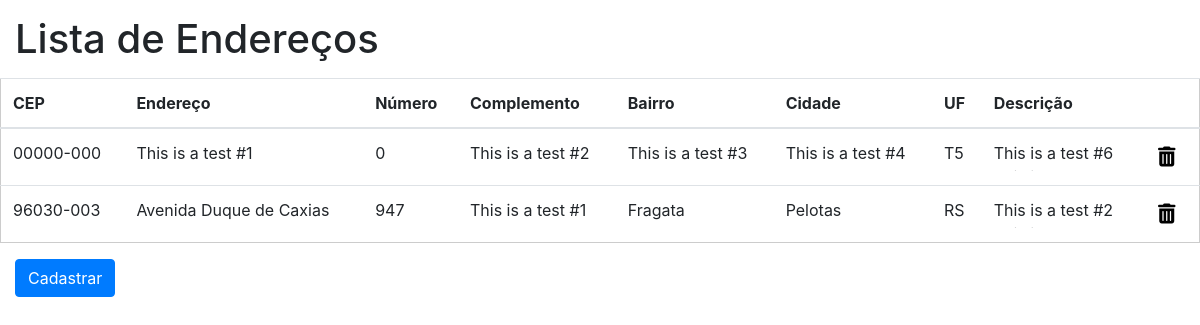
The page / on the database its author committed.
### lista_de_enderecos/models.py (models this page shows)
class Dados(models.Model):
    cep = models.CharField(max_length=9)
    endereco = models.CharField(max_length=60)
    numero = models.IntegerField()
    complemento = models.CharField(max_length=50, blank=True)
    bairro = models.CharField(max_length=40)
    cidade = models.CharField(max_length=40)
    uf = models.CharField(max_length=2)
    descricao = models.TextField(max_length=100, blank=True)

### lista_de_enderecos/views.py (the view)
# urls.py: url(r'^$', views.endereco_list, name='dados_list'),
def endereco_list(request, template_name='endereco_list.html'):
    endereco = Dados.objects.all()
    data = {'lista': endereco}
    return render(request, template_name, data)

### lista_de_enderecos/templates/endereco_list.html (shortened to what this page needs)
<!DOCTYPE html>
<html lang="pt-BR">
<head>
    <link rel="stylesheet" href="https://stackpath.bootstrapcdn.com/bootstrap/4.5.1/css/bootstrap.min.css"
>
</head>
<body>
    <h1>Lista de Endereços</h1>
    <table class="table">
        <thead>
            <tr>
                <th>CEP</th>
                <th>Endereço</th>
                <th>Número</th>
                <th>Complemento</th>
                <th>Bairro</th>
                <th>Cidade</th>
                <th>UF</th>
                <th>Descrição</th>
                <th></th>
            </tr>
        </thead>
        <tbody>
            {% for dados in lista %}
                <tr>
                    <td>
                        <div class="text-container">
                            <div class="text-container2">
                                {{ dados.cep }}
                            </div>
                        </div>
                    </td>
                    <td>
                        <div class="text-container">
                            <div class="text-container2">
                                {{ dados.endereco }}
                            </div>
                        </div>
                    </td>
                    <td>
                        <div class="text-container">
                            <div class="text-container2">
                                {{ dados.numero }}
                            </div>
                        </div>
                    </td>
                    <td>
                        <div class="text-container">
                            <div class="text-container2">
                                {{ dados.complemento }}
                            </div>
                        </div>
                    </td>
                    <td>
                        <div class="text-container">
                            <div class="text-container2">
                                {{ dados.bairro }}
                            </div>
                        </div>
                    </td>
                    <td>
                        <div class="text-container">
                            <div class="text-container2">
                                {{ dados.cidade }}
                            </div>
                        </div>
                    </td>
                    <td>
                        <div class="text-container">
                            <div class="text-container2">
                                {{ dados.uf }}
                            </div>
                        </div>
                    </td>
                    <td>
                        <div class="text-container">
                            <div class="text-container2">
                                {{ dados.descricao|linebreaksbr }}
                            </div>
                        </div>
                    </td>
                    <td>
                        <a href="{% url "dados_excluir" %}?id={{ dados.id }}">
                            <button type="submit"class="botaoexc"><i class="fas fa-trash-alt"></i></button>
                        </a>
                    </td>
                </tr>
            {% endfor %}
        </tbody>
    </table>
    <a href="{% url "dados_new" %}" class="botaocad">
        <button type="submit" class="btn btn-primary"> Cadastrar </button>
    </a>
</body>
</html>

### lista_de_enderecos/templates/endereco_list.html (style rules this page uses)
h1 { margin: 15px; }
table { padding: 1em; border: 1px solid #CCC; }
.text-container .text-container2 { width: auto; max-width: 300px; height: 30px; overflow: hidden; text-overflow: clip; display: -webkit-box; -webkit-box-orient: vertical; }
.botaoexc { font-size:20px; color:gray(100); border: none; background: none; }
.botaocad { margin: 15px; }

### rows shown on the page
Dados: cep "00000-000", endereco "This is a test #1", numero "0", complemento "This is a test #2", bairro "This is a test #3", cidade "This is a test #4", uf "T5", descricao "This is a test #6"
Dados: cep "96030-003", endereco "Avenida Duque de Caxias", numero "947", complemento "This is a test #1", bairro "Fragata", cidade "Pelotas", uf "RS", descricao "This is a test #2"
